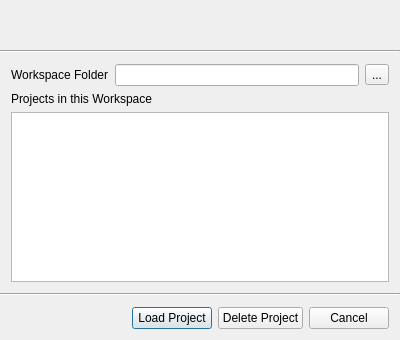
<?xml version="1.0" encoding="UTF-8"?>
<ui version="4.0">
 <class>OpenProjectDialog</class>
 <widget class="QDialog" name="OpenProjectDialog">
  <property name="geometry">
   <rect>
    <x>0</x>
    <y>0</y>
    <width>400</width>
    <height>340</height>
   </rect>
  </property>
  <property name="windowTitle">
   <string>OpenProjectDialog</string>
  </property>
  <layout class="QVBoxLayout" name="verticalLayout">
   <property name="spacing">
    <number>0</number>
   </property>
   <property name="leftMargin">
    <number>0</number>
   </property>
   <property name="topMargin">
    <number>0</number>
   </property>
   <property name="rightMargin">
    <number>0</number>
   </property>
   <property name="bottomMargin">
    <number>0</number>
   </property>
   <item>
    <widget class="QWidget" name="widget_2" native="true">
     <property name="minimumSize">
      <size>
       <width>0</width>
       <height>50</height>
      </size>
     </property>
     <property name="maximumSize">
      <size>
       <width>16777215</width>
       <height>50</height>
      </size>
     </property>
    </widget>
   </item>
   <item>
    <widget class="Line" name="line">
     <property name="orientation">
      <enum>Qt::Horizontal</enum>
     </property>
    </widget>
   </item>
   <item>
    <widget class="QWidget" name="widget" native="true">
     <property name="sizePolicy">
      <sizepolicy hsizetype="Preferred" vsizetype="Expanding">
       <horstretch>0</horstretch>
       <verstretch>0</verstretch>
      </sizepolicy>
     </property>
     <layout class="QVBoxLayout" name="verticalLayout_4">
      <item>
       <layout class="QVBoxLayout" name="verticalLayout_3">
        <item>
         <layout class="QFormLayout" name="formLayout">
          <item row="0" column="0">
           <widget class="QLabel" name="label">
            <property name="text">
             <string>Workspace Folder</string>
            </property>
           </widget>
          </item>
          <item row="0" column="1">
           <layout class="QHBoxLayout" name="horizontalLayout_2">
            <item>
             <widget class="QLineEdit" name="edtWorkspace">
              <property name="readOnly">
               <bool>true</bool>
              </property>
             </widget>
            </item>
            <item>
             <widget class="QToolButton" name="btnLookForProjectPath">
              <property name="text">
               <string>...</string>
              </property>
             </widget>
            </item>
           </layout>
          </item>
         </layout>
        </item>
        <item>
         <widget class="QLabel" name="label_2">
          <property name="text">
           <string>Projects in this Workspace</string>
          </property>
         </widget>
        </item>
        <item>
         <widget class="QListWidget" name="liProjects"/>
        </item>
       </layout>
      </item>
     </layout>
    </widget>
   </item>
   <item>
    <widget class="Line" name="line_2">
     <property name="orientation">
      <enum>Qt::Horizontal</enum>
     </property>
    </widget>
   </item>
   <item>
    <widget class="QWidget" name="widget_3" native="true">
     <layout class="QHBoxLayout" name="horizontalLayout">
      <item>
       <spacer name="horizontalSpacer">
        <property name="orientation">
         <enum>Qt::Horizontal</enum>
        </property>
        <property name="sizeHint" stdset="0">
         <size>
          <width>40</width>
          <height>20</height>
         </size>
        </property>
       </spacer>
      </item>
      <item>
       <widget class="QPushButton" name="btnLoad">
        <property name="text">
         <string>Load Project</string>
        </property>
       </widget>
      </item>
      <item>
       <widget class="QPushButton" name="btnDelete">
        <property name="text">
         <string>Delete Project</string>
        </property>
       </widget>
      </item>
      <item>
       <widget class="QPushButton" name="btnCancel">
        <property name="text">
         <string>Cancel</string>
        </property>
       </widget>
      </item>
     </layout>
    </widget>
   </item>
  </layout>
 </widget>
 <layoutdefault spacing="6" margin="11"/>
 <resources/>
 <connections>
  <connection>
   <sender>btnCancel</sender>
   <signal>clicked()</signal>
   <receiver>OpenProjectDialog</receiver>
   <slot>reject()</slot>
   <hints>
    <hint type="sourcelabel">
     <x>334</x>
     <y>326</y>
    </hint>
    <hint type="destinationlabel">
     <x>251</x>
     <y>-12</y>
    </hint>
   </hints>
  </connection>
  <connection>
   <sender>btnLoad</sender>
   <signal>clicked()</signal>
   <receiver>OpenProjectDialog</receiver>
   <slot>accept()</slot>
   <hints>
    <hint type="sourcelabel">
     <x>197</x>
     <y>321</y>
    </hint>
    <hint type="destinationlabel">
     <x>157</x>
     <y>-16</y>
    </hint>
   </hints>
  </connection>
 </connections>
</ui>
